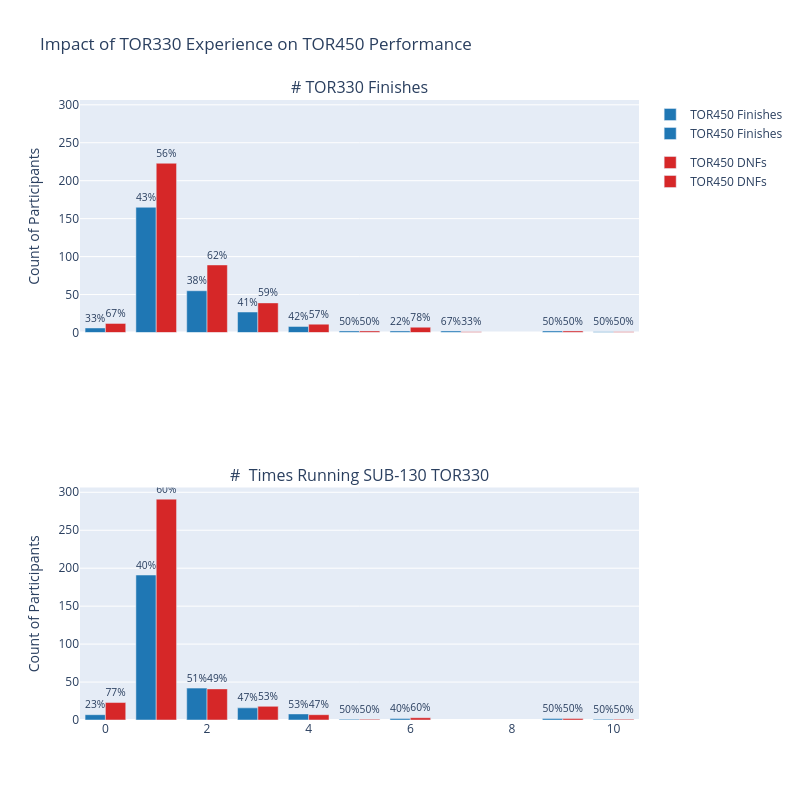

Write notebook code for a chart like this one.
### Code cell
# Define colors for categories
category_colors = {
    "TOR450 Finishes": "#1f77b4",  # Blue
    "TOR450 DNFs": "#d62728"  # Red
}

# Create subplots with shared y-axis
fig = make_subplots(
    rows=2, cols=1, shared_xaxes=True, shared_yaxes=True, 
    subplot_titles=("# TOR330 Finishes", "#  Times Running SUB-130 TOR330")
)

# Bar Chart for TOR450 Finishes
for category in df_melted_all["Category"].unique():
    subset = df_melted_all[df_melted_all["Category"] == category]
    
    fig.add_trace(
        go.Bar(
            x=subset['# TOR330 Finishes'], 
            y=subset["Number"],
            text=subset["Percentage_Label"],  
            textposition="outside",
            name=category,  # Legend name
            marker=dict(color=category_colors[category]),  # Assign color
            legendgroup=category  # Keep legend items grouped
        ), 
        row=1, col=1
    )

# Bar Chart for TOR450 Qualifying Times
for category in df_melted_qualified["Category"].unique():
    subset = df_melted_qualified[df_melted_qualified["Category"] == category]
    
    fig.add_trace(
        go.Bar(
            x=subset['# TOR330 Qualifying Times'], 
            y=subset["Number"],
            text=subset["Percentage_Label"],  
            textposition="outside",
            name=category,  # Legend name
            marker=dict(color=category_colors[category]),  # Assign color
            legendgroup=category  # Keep legend items grouped
        ), 
        row=2, col=1
    )

# Standardize Y-Axis Range
fig.update_yaxes(matches='y', title_text="Count of Participants")

# Improve Layout
fig.update_layout(
    height=800, width=800, 
    title_text="Impact of TOR330 Experience on TOR450 Performance", 
    showlegend=True,
    barmode="group"
)

# Show the figure
fig.show()

### Figure 1 — Plotly figure (JSON) as saved in the notebook; plotly's stock layout.template omitted (floating-point values rounded to 4 significant figures)
{"data": [{"legendgroup": "TOR450 Finishes", "marker": {"color": "#1f77b4"}, "name": "TOR450 Finishes", "text": ["33%", "43%", "38%", "41%", "42%", "50%", "22%", "67%", "50%", "50%"], "textposition": "outside", "type": "bar", "x": [0, 1, 2, 3, 4, 5, 6, 7, 9, 10], "xaxis": "x", "y": [6, 165, 55, 27, 8, 2, 2, 2, 2, 1], "yaxis": "y"}, {"legendgroup": "TOR450 DNFs", "marker": {"color": "#d62728"}, "name": "TOR450 DNFs", "text": ["67%", "56%", "62%", "59%", "57%", "50%", "78%", "33%", "50%", "50%"], "textposition": "outside", "type": "bar", "x": [0, 1, 2, 3, 4, 5, 6, 7, 9, 10], "xaxis": "x", "y": [12, 223, 89, 39, 11, 2, 7, 1, 2, 1], "yaxis": "y"}, {"legendgroup": "TOR450 Finishes", "marker": {"color": "#1f77b4"}, "name": "TOR450 Finishes", "text": ["23%", "40%", "51%", "47%", "53%", "50%", "40%", "50%", "50%"], "textposition": "outside", "type": "bar", "x": [0, 1, 2, 3, 4, 5, 6, 9, 10], "xaxis": "x2", "y": [7, 191, 42, 16, 8, 1, 2, 2, 1], "yaxis": "y2"}, {"legendgroup": "TOR450 DNFs", "marker": {"color": "#d62728"}, "name": "TOR450 DNFs", "text": ["77%", "60%", "49%", "53%", "47%", "50%", "60%", "50%", "50%"], "textposition": "outside", "type": "bar", "x": [0, 1, 2, 3, 4, 5, 6, 9, 10], "xaxis": "x2", "y": [23, 291, 41, 18, 7, 1, 3, 2, 1], "yaxis": "y2"}], "layout": {"annotations": [{"font": {"size": 16}, "showarrow": false, "text": "# TOR330 Finishes", "x": 0.5, "xanchor": "center", "xref": "paper", "y": 1, "yanchor": "bottom", "yref": "paper"}, {"font": {"size": 16}, "showarrow": false, "text": "#  Times Running SUB-130 TOR330", "x": 0.5, "xanchor": "center", "xref": "paper", "y": 0.375, "yanchor": "bottom", "yref": "paper"}], "barmode": "group", "height": 800, "showlegend": true, "title": {"text": "Impact of TOR330 Experience on TOR450 Performance"}, "width": 800, "xaxis": {"anchor": "y", "domain": [0, 1], "matches": "x2", "showticklabels": false}, "xaxis2": {"anchor": "y2", "domain": [0, 1]}, "yaxis": {"anchor": "x", "domain": [0.625, 1], "matches": "y", "title": {"text": "Count of Participants"}}, "yaxis2": {"anchor": "x2", "domain": [0, 0.375], "matches": "y", "title": {"text": "Count of Participants"}}}}
